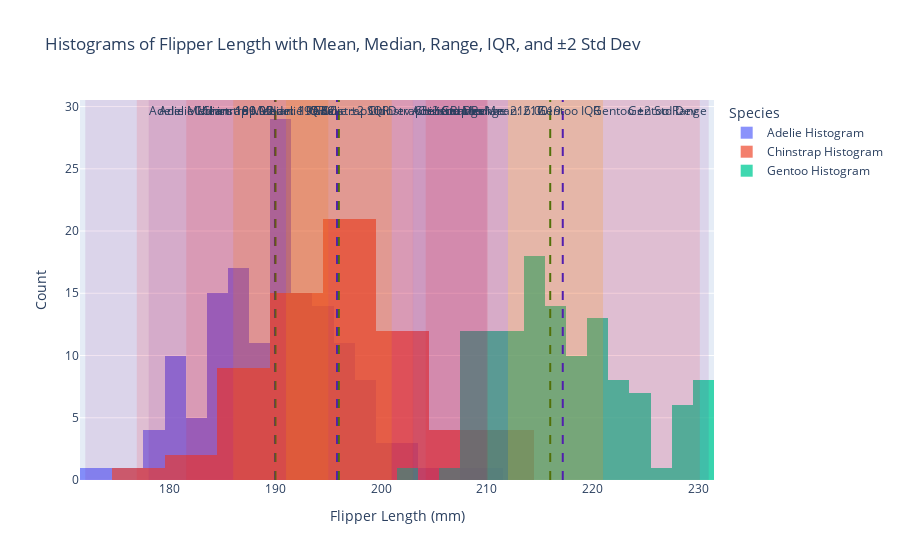

Write notebook code for a chart like this one.
### Markdown cell above
#### 1. Use *fig.add_[h/v]line()* and *fig.add_[h/v]rect()* to mark, respspectively, location (mean and median) and scale (range, interquartile range, and a range defined by two standard deviations away from the mean in both directions) of *flipper_length_mm* for each _species_ onto _plotly_ histograms of *flipper_length_mm* for each _species_ in the penguins dataset<br>

<details class="details-example"><summary style="color:blue"><u>Further Guidance</u></summary>

**Time Management Warning**: it takes a long time to make a figure, whether you're working with a ChatBot, or building it from scratch based on trial and error changes with your code. ChatBots remove the need to understand the detailed nuances of data visualization library arguments and construction procedures. But after you've passed the 30 minute range of effort working with your ChatBot for this problem to try to get what you want, then your only options are to start a new session and hope for a smoother experience based on improved clarity of your directions, or submit what you have along with a brief note highlighting the duration in your chatlog history where your efforts to make progress did not produce the desired outcome.

> The code referenced above [*fig.add_[h/v]line()*](https://plotly.com/python/horizontal-vertical-shapes/) and [*fig.add_[h/v]rect()*](https://plotly.com/python/line-charts/) refer to `fig.add_hline()` and `fig.add_hline()` and `fig.add_hrect()` and `fig.add_vrect()` which overly lines rectangles onto a figure from different orientation perspectives.
>
> - _There are several considerations in this problem..._
>     - _The histograms can be on the same figure, on separate figures, or separated into different panels in the same figure_
>     - _The elements within a figure should be well annotated, probobably using a so-called legend to help make sure annotations don't overlap each other and are clear and readible_
> - _There are several ways to approach this problem..._
>     - _You will likely be very pleased when you run the code returned to you as the result of pasting this question in as a prompt into a ChatBot session; but, you will also likely need to interact with the ChatBot to ask for adjustments to the code which give a final satisfactory figure (and this is the recommended approach to get the experience this problem intends you to have)_
>     - _**When using a ChatBot, if the code provided by your ChatBot results in an error, show the error to your ChatBot and iterate this process with the adjusted "fixed" code provided by the ChatBot... this process usually converges some something workable that's pretty close to what you were going for**_
>     - <u>**And don't forget, a ChatBot can explain what how code it provides works, if you ask it to...**</u>
>     - _You could alternatively figure out how to code this plot up for yourself by looking at the provided documentation links and perhaps using some additional google searchers or ChatBot queries to help out with specific issues or examples; and, if you end up interested in figuring out a little more how the code works that's great and definitely feel free to go ahead and do so, but at this stage the point of this problem is to understand the general ideas of figures themselves as opposed to being an expert about the code that generated them_
    
</details>

### Code cell
import plotly.express as px
import plotly.graph_objects as go
import seaborn as sns
import pandas as pd

# Load the penguins dataset
penguins = sns.load_dataset("penguins").dropna(subset=["flipper_length_mm"])

# Get unique species
species_list = penguins['species'].unique()

# Create a histogram for each species and add mean, median, and scale indicators
fig = go.Figure()

for species in species_list:
    # Filter data for each species
    species_data = penguins[penguins['species'] == species]['flipper_length_mm']
    
    # Calculate statistics
    mean_flipper = species_data.mean()
    median_flipper = species_data.median()
    min_flipper = species_data.min()
    max_flipper = species_data.max()
    std_flipper = species_data.std()
    iqr_flipper = species_data.quantile(0.75) - species_data.quantile(0.25)
    q1_flipper = species_data.quantile(0.25)
    q3_flipper = species_data.quantile(0.75)
    
    # Add histogram trace for the species
    fig.add_trace(go.Histogram(
        x=species_data,
        name=f'{species} Histogram',
        opacity=0.75
    ))

    # Add vertical lines for mean and median
    fig.add_vline(x=mean_flipper, line=dict(color='blue', dash='dash'), 
                  annotation_text=f'{species} Mean: {mean_flipper:.2f}', 
                  annotation_position="top left")
    
    fig.add_vline(x=median_flipper, line=dict(color='green', dash='dash'), 
                  annotation_text=f'{species} Median: {median_flipper:.2f}', 
                  annotation_position="top left")

    # Add shaded areas for range, IQR, and ±2 std
    fig.add_vrect(x0=min_flipper, x1=max_flipper, fillcolor="purple", opacity=0.1, 
                  line_width=0, annotation_text=f'{species} Range')

    fig.add_vrect(x0=q1_flipper, x1=q3_flipper, fillcolor="orange", opacity=0.2, 
                  line_width=0, annotation_text=f'{species} IQR')

    fig.add_vrect(x0=mean_flipper - 2 * std_flipper, x1=mean_flipper + 2 * std_flipper, 
                  fillcolor="red", opacity=0.1, line_width=0, 
                  annotation_text=f'{species} ±2 Std Dev')

# Update layout
fig.update_layout(
    title="Histograms of Flipper Length with Mean, Median, Range, IQR, and ±2 Std Dev",
    barmode='overlay',
    xaxis_title="Flipper Length (mm)",
    yaxis_title="Count",
    legend_title="Species"
)

# Show plot
fig.show()

### Figure 1 — Plotly figure (JSON) as saved in the notebook; plotly's stock layout.template omitted (floating-point values rounded to 4 significant figures; data arrays with more than 128 entries replaced by an {"elided": "..."} marker saying what was removed)
{"data": [{"name": "Adelie Histogram", "opacity": 0.75, "type": "histogram", "x": {"elided": "151 int values"}}, {"name": "Chinstrap Histogram", "opacity": 0.75, "type": "histogram", "x": [192, 196, 193, 188, 197, 198, 178, 197, 195, 198, 193, 194, 185, 201, 190, 201, 197, 181, 190, 195, 181, 191, 187, 193, 195, 197, 200, 200, 191, 205, 187, 201, 187, 203, 195, 199, 195, 210, 192, 205, 210, 187, 196, 196, 196, 201, 190, 212, 187, 198, 199, 201, 193, 203, 187, 197, 191, 203, 202, 194, 206, 189, 195, 207, 202, 193, 210, 198]}, {"name": "Gentoo Histogram", "opacity": 0.75, "type": "histogram", "x": [211, 230, 210, 218, 215, 210, 211, 219, 209, 215, 214, 216, 214, 213, 210, 217, 210, 221, 209, 222, 218, 215, 213, 215, 215, 215, 216, 215, 210, 220, 222, 209, 207, 230, 220, 220, 213, 219, 208, 208, 208, 225, 210, 216, 222, 217, 210, 225, 213, 215, 210, 220, 210, 225, 217, 220, 208, 220, 208, 224, 208, 221, 214, 231, 219, 230, 214, 229, 220, 223, 216, 221, 221, 217, 216, 230, 209, 220, 215, 223, 212, 221, 212, 224, 212, 228, 218, 218, 212, 230, 218, 228, 212, 224, 214, 226, 216, 222, 203, 225, 219, 228, 215, 228, 216, 215, 210, 219, 208, 209, 216, 229, 213, 230, 217, 230, 217, 222, 214, 215, 222, 212, 213]}], "layout": {"annotations": [{"showarrow": false, "text": "Adelie Mean: 189.95", "x": 190.0, "xanchor": "right", "xref": "x", "y": 1, "yanchor": "top", "yref": "y domain"}, {"showarrow": false, "text": "Adelie Median: 190.00", "x": 190, "xanchor": "right", "xref": "x", "y": 1, "yanchor": "top", "yref": "y domain"}, {"showarrow": false, "text": "Adelie Range", "x": 210, "xanchor": "right", "xref": "x", "y": 1, "yanchor": "top", "yref": "y domain"}, {"showarrow": false, "text": "Adelie IQR", "x": 195, "xanchor": "right", "xref": "x", "y": 1, "yanchor": "top", "yref": "y domain"}, {"showarrow": false, "text": "Adelie ±2 Std Dev", "x": 203.0, "xanchor": "right", "xref": "x", "y": 1, "yanchor": "top", "yref": "y domain"}, {"showarrow": false, "text": "Chinstrap Mean: 195.82", "x": 195.8, "xanchor": "right", "xref": "x", "y": 1, "yanchor": "top", "yref": "y domain"}, {"showarrow": false, "text": "Chinstrap Median: 196.00", "x": 196, "xanchor": "right", "xref": "x", "y": 1, "yanchor": "top", "yref": "y domain"}, {"showarrow": false, "text": "Chinstrap Range", "x": 212, "xanchor": "right", "xref": "x", "y": 1, "yanchor": "top", "yref": "y domain"}, {"showarrow": false, "text": "Chinstrap IQR", "x": 201, "xanchor": "right", "xref": "x", "y": 1, "yanchor": "top", "yref": "y domain"}, {"showarrow": false, "text": "Chinstrap ±2 Std Dev", "x": 210.1, "xanchor": "right", "xref": "x", "y": 1, "yanchor": "top", "yref": "y domain"}, {"showarrow": false, "text": "Gentoo Mean: 217.19", "x": 217.2, "xanchor": "right", "xref": "x", "y": 1, "yanchor": "top", "yref": "y domain"}, {"showarrow": false, "text": "Gentoo Median: 216.00", "x": 216, "xanchor": "right", "xref": "x", "y": 1, "yanchor": "top", "yref": "y domain"}, {"showarrow": false, "text": "Gentoo Range", "x": 231, "xanchor": "right", "xref": "x", "y": 1, "yanchor": "top", "yref": "y domain"}, {"showarrow": false, "text": "Gentoo IQR", "x": 221, "xanchor": "right", "xref": "x", "y": 1, "yanchor": "top", "yref": "y domain"}, {"showarrow": false, "text": "Gentoo ±2 Std Dev", "x": 230.2, "xanchor": "right", "xref": "x", "y": 1, "yanchor": "top", "yref": "y domain"}], "barmode": "overlay", "legend": {"title": {"text": "Species"}}, "shapes": [{"line": {"color": "blue", "dash": "dash"}, "type": "line", "x0": 190.0, "x1": 190.0, "xref": "x", "y0": 0, "y1": 1, "yref": "y domain"}, {"line": {"color": "green", "dash": "dash"}, "type": "line", "x0": 190, "x1": 190, "xref": "x", "y0": 0, "y1": 1, "yref": "y domain"}, {"fillcolor": "purple", "line": {"width": 0}, "opacity": 0.1, "type": "rect", "x0": 172, "x1": 210, "xref": "x", "y0": 0, "y1": 1, "yref": "y domain"}, {"fillcolor": "orange", "line": {"width": 0}, "opacity": 0.2, "type": "rect", "x0": 186, "x1": 195, "xref": "x", "y0": 0, "y1": 1, "yref": "y domain"}, {"fillcolor": "red", "line": {"width": 0}, "opacity": 0.1, "type": "rect", "x0": 176.9, "x1": 203.0, "xref": "x", "y0": 0, "y1": 1, "yref": "y domain"}, {"line": {"color": "blue", "dash": "dash"}, "type": "line", "x0": 195.8, "x1": 195.8, "xref": "x", "y0": 0, "y1": 1, "yref": "y domain"}, {"line": {"color": "green", "dash": "dash"}, "type": "line", "x0": 196, "x1": 196, "xref": "x", "y0": 0, "y1": 1, "yref": "y domain"}, {"fillcolor": "purple", "line": {"width": 0}, "opacity": 0.1, "type": "rect", "x0": 178, "x1": 212, "xref": "x", "y0": 0, "y1": 1, "yref": "y domain"}, {"fillcolor": "orange", "line": {"width": 0}, "opacity": 0.2, "type": "rect", "x0": 191, "x1": 201, "xref": "x", "y0": 0, "y1": 1, "yref": "y domain"}, {"fillcolor": "red", "line": {"width": 0}, "opacity": 0.1, "type": "rect", "x0": 181.6, "x1": 210.1, "xref": "x", "y0": 0, "y1": 1, "yref": "y domain"}, {"line": {"color": "blue", "dash": "dash"}, "type": "line", "x0": 217.2, "x1": 217.2, "xref": "x", "y0": 0, "y1": 1, "yref": "y domain"}, {"line": {"color": "green", "dash": "dash"}, "type": "line", "x0": 216, "x1": 216, "xref": "x", "y0": 0, "y1": 1, "yref": "y domain"}, {"fillcolor": "purple", "line": {"width": 0}, "opacity": 0.1, "type": "rect", "x0": 203, "x1": 231, "xref": "x", "y0": 0, "y1": 1, "yref": "y domain"}, {"fillcolor": "orange", "line": {"width": 0}, "opacity": 0.2, "type": "rect", "x0": 212, "x1": 221, "xref": "x", "y0": 0, "y1": 1, "yref": "y domain"}, {"fillcolor": "red", "line": {"width": 0}, "opacity": 0.1, "type": "rect", "x0": 204.2, "x1": 230.2, "xref": "x", "y0": 0, "y1": 1, "yref": "y domain"}], "title": {"text": "Histograms of Flipper Length with Mean, Median, Range, IQR, and ±2 Std Dev"}, "xaxis": {"title": {"text": "Flipper Length (mm)"}}, "yaxis": {"title": {"text": "Count"}}}}
